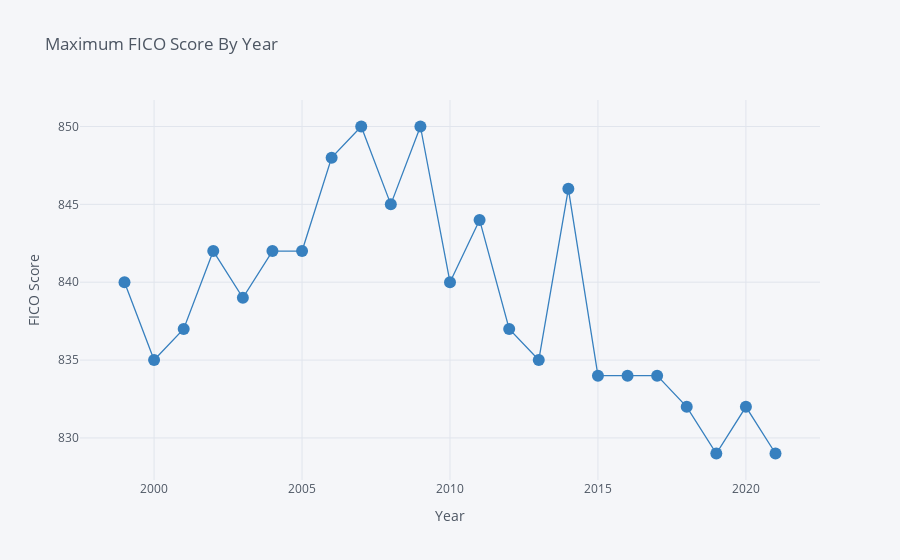

The cell this chart's notebook holds for it:
### Code cell
orgin_df[orgin_df['fico'] != 9999].groupby('Year')['fico'].max().iplot(
    yTitle='FICO Score',
    xTitle='Year',
    title='Maximum FICO Score By Year',
    colors='Blue',
    mode='lines+markers')

### Figure 1 — Plotly figure (JSON) as saved in the notebook; plotly's stock layout.template omitted (floating-point values rounded to 4 significant figures)
{"data": [{"line": {"color": "rgba(55, 128, 191, 1.0)", "dash": "solid", "shape": "linear", "width": 1.3}, "marker": {"size": 12, "symbol": "circle"}, "mode": "lines+markers", "name": "fico", "text": "", "type": "scatter", "x": [1999, 2000, 2001, 2002, 2003, 2004, 2005, 2006, 2007, 2008, 2009, 2010, 2011, 2012, 2013, 2014, 2015, 2016, 2017, 2018, 2019, 2020, 2021], "y": [840, 835, 837, 842, 839, 842, 842, 848, 850, 845, 850, 840, 844, 837, 835, 846, 834, 834, 834, 832, 829, 832, 829]}], "layout": {"legend": {"bgcolor": "#F5F6F9", "font": {"color": "#4D5663"}}, "paper_bgcolor": "#F5F6F9", "plot_bgcolor": "#F5F6F9", "title": {"font": {"color": "#4D5663"}, "text": "Maximum FICO Score By Year"}, "xaxis": {"gridcolor": "#E1E5ED", "showgrid": true, "tickfont": {"color": "#4D5663"}, "title": {"font": {"color": "#4D5663"}, "text": "Year"}, "zerolinecolor": "#E1E5ED"}, "yaxis": {"gridcolor": "#E1E5ED", "showgrid": true, "tickfont": {"color": "#4D5663"}, "title": {"font": {"color": "#4D5663"}, "text": "FICO Score"}, "zerolinecolor": "#E1E5ED"}}}
